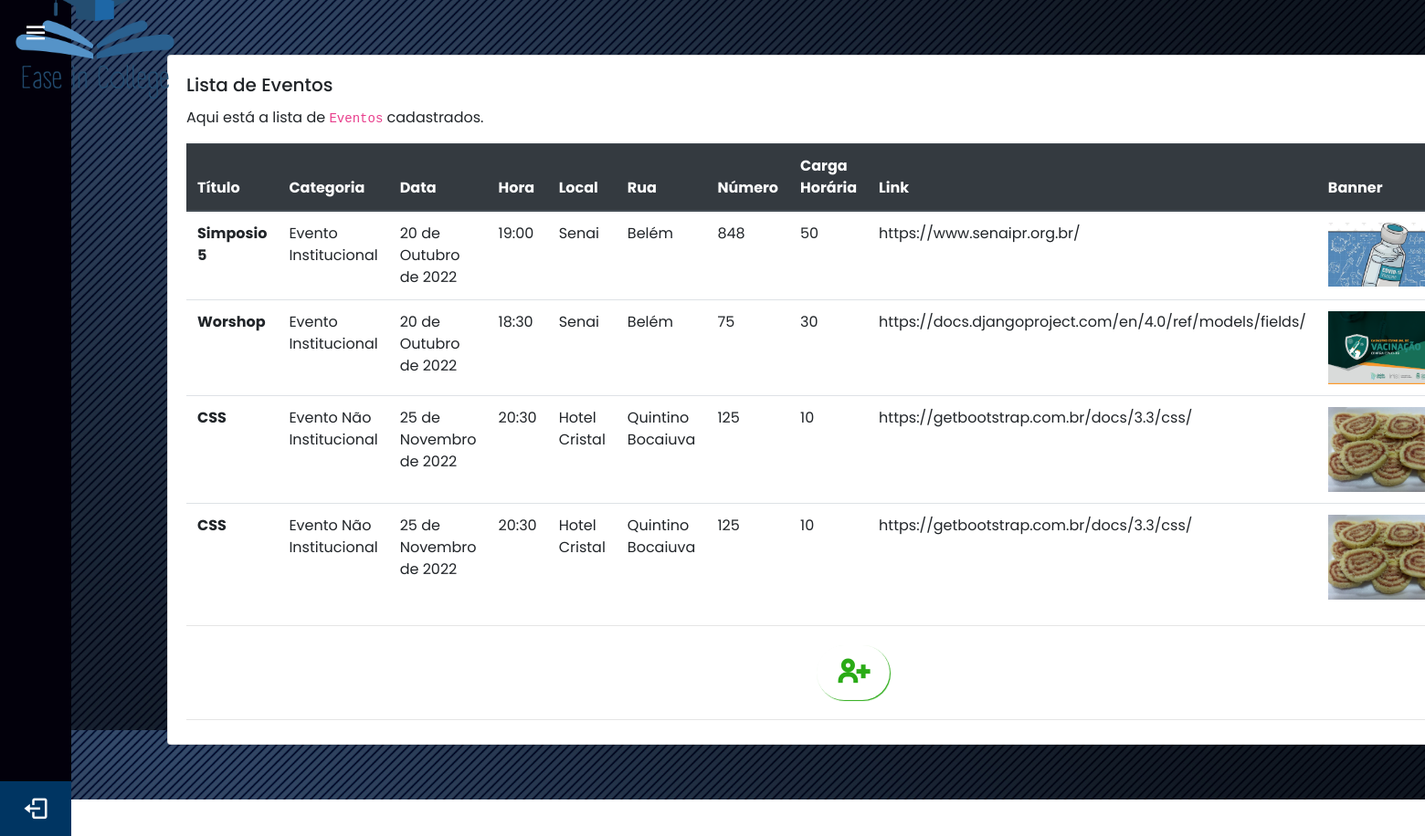
The app's page /app1/eventos/ with its own data.
### app1/models.py (models this page shows, shortened)
class Evento(models.Model):
    CATEGORIA_CHOICES = [
        ["Curso", "Curso"],
        ["Evento Institucional", "Evento Institucional"],
        ["Evento Não Institucional", "Evento Não Institucional"],
        ["Jornada de Aprendizagem", "Jornada de Aprendizagem"],
        ["Live", "Live"],
        ["Mentoria", "Mentoria"],
        ["Palestra", "Palestra"],
    ]
    titulo = models.CharField(max_length=255)
    categoria = models.CharField(max_length=100, choices=CATEGORIA_CHOICES)
    data = models.DateField()
    hora = models.TimeField()
    local = models.CharField(max_length=285)
    rua = models.CharField(max_length=255)
    numero = models.IntegerField()
    imagem = StdImageField('imagem', upload_to='eventos', variations={'thumb': (124,124)})
    carga = models.IntegerField('carga horaria', blank=True)
    descricao = models.TextField(blank=True, default="")
    link = models.URLField()
    class Meta:
        verbose_name = 'Cadastro de Evento'
        verbose_name_plural = 'Cadastros de Eventos'

### app1/views.py (the view)
# urls.py: path('eventos/', EventoListView.as_view(), name="lista_eventos"),
class EventoListView(ListView):
    template_name = "app3/evento/lista.html"
    model = Evento
    context_object_name = "eventos"

### templates/app3/evento/lista.html (shortened to what this page needs)
{% extends "app3/layouts/base.html" %}
  {% load static %}
{% block conteudo %}
<div class="container" style="padding: 60px 0px; margin-left: 120px; width: 1380px; display: flex">
  <div class="row">
    <div class="col-lg-15 col-md-12 col-sm-12 col-xs-12" style="padding: 0px">
      <div class="card">
        <div class="card-body" style="padding-bottom: 10px">
          <h5 class="card-title">Lista de Eventos</h5>
          {% if eventos|length > 0 %}
            <p class="card-text">
              Aqui está a lista de <code>Eventos</code> cadastrados.
            </p>
            <div class="search-list">
            <table class="table" id="myTable">
              <thead class="thead-dark">
              <tr>
                <th scope="col">Título</th>
                <th scope="col">Categoria</th>
                <th scope="col">Data</th>
                <th scope="col">Hora</th>
                <th scope="col">Local</th>
                <th scope="col">Rua</th>
                <th scope="col">Número</th>
                <th scope="col">Carga Horária</th>
                <th scope="col">Link</th>
                  <th scope="col">Banner</th>
              </tr>
              </thead>
              <tbody>
              {% for evento in eventos %}
                <tr>
                  <th scope="row">{{ evento.titulo }}</th>
                  <td>{{ evento.categoria }}</td>
                  <td>{{ evento.data }}</td>
                  <td>{{ evento.hora }}</td>
                  <td>{{ evento.local }}</td>
                  <td>{{ evento.rua }}</td>
                  <td>{{ evento.numero }}</td>
                  <td>{{ evento.carga }}</td>
                  <td>{{ evento.link }}</td>
                  <td><img src="{{ evento.imagem.url }}" style="width: 124px;"></td>
                </tr>
              {% endfor %}
              </tbody>
            </table>
            </div>
        {% else %}
          <div class="text-center mt-5 mb-5 jumbotron">
            <h5>Nenhum <code>Evento</code> cadastrado ainda.</h5>
          </div>
        {% endif %}
          <hr />
          <div class="text-center" style="padding-top: 5px; padding-bottom: 5px">
            <a href="{% url 'app1:cadastra_evento' %}">
                <i class='bx bx-user-plus testbutton' style="border: none; padding-right: 20px;
                  color: #2AAB16; font-size: 40px"></i>
            </a>
          </div>
        <hr>
        </div>
      </div>
    </div>
  </div>
</div>
{% endblock %}

### templates/app3/layouts/base.html (shortened to what this page needs)
<!DOCTYPE html>
 <html lang="pt-br">
   {% load static %}
     <head>
           <link rel="stylesheet" href="https://stackpath.bootstrapcdn.com/bootstrap/4.3.1/css/bootstrap.min.css">
           <link rel="stylesheet" type="text/css" href="{% static "app2/css/master.css" %}">
           <link rel="stylesheet" type="text/css" href="{% static 'app2/css/font-awesome.min.css' %}">
	       <link rel="stylesheet"  href="{% static 'app2/css/style_default.css' %}">
           <link href='https://unpkg.com/boxicons@2.0.7/css/boxicons.min.css' rel='stylesheet'>
     </head>
<body>
 <div class="sidebar">
    <div class="logo-details" style="padding-top: 10px">
      <img class="icon" alt="Base Security" src="{% static "app2/imgs/easelogo.png" %}" data-aos-easing="ease-out" data-aos="fade-in" data-aos-duration="550" height="180px" >
        <i class='bx bx-menu' id="btn"  style="font-size: 30px"></i>
    </div>
    <ul class="nav-list" style="padding-left: 0px; font-size: 30px">
     <li class="profile">
         <div class="profile-details">
           <div class="name_job" >
             <div class="name" style="font-size: 13px">Usuário</div>
           </div>
        <a href="{% url 'app1:logout' %}">
         <i class='bx bx-log-out' id="log_out"  style="font-size: 30px"></i>
        </a>
         </div>
     </li>
    </ul>
  </div>
  <section class="home-section">
                     {% block conteudo %}{% endblock %}
  </section>
		<div vw class="enabled" style="padding-top: 40px">
		</div>
</body>
 </html>

### app1/static/app2/css/master.css (style rules this page uses)
* { margin: 0; padding: 0; box-sizing: border-box; font-family: "Poppins" , sans-serif; }
.sidebar { position: fixed; left: 0; top: 0; height: 100%; width: 78px; background: #02000B; padding: 6px 14px; z-index: 99; transition: all 0.5s ease; }
.sidebar .logo-details { height: 60px; display: flex; align-items: center; position: relative; }
.sidebar .logo-details .icon { opacity: 0; transition: all 0.5s ease; }
.sidebar .logo-details #btn { position: absolute; top: 50%; right: 0; transform: translateY(-50%); font-size: 22px; transition: all 0.4s ease; font-size: 23px; text-align: center; cursor: pointer; transition: all 0.5s ease; }
.sidebar i { color: #fff; height: 60px; min-width: 50px; font-size: 28px; text-align: center; line-height: 60px; }
.sidebar .nav-list { margin-top: 20px; height: 100%; }
.sidebar li { position: relative; margin: 8px 0; list-style: none; }
.sidebar li a { display: flex; height: 100%; width: 100%; border-radius: 12px; align-items: center; text-decoration: none; transition: all 0.4s ease; background: #02000B; }
.sidebar li i { height: 50px; line-height: 50px; font-size: 18px; border-radius: 12px; }
.sidebar li.profile { position: fixed; height: 60px; width: 78px; left: 0; bottom: -8px; padding: 10px 14px; background: #003562; transition: all 0.5s ease; overflow: hidden; }
.sidebar li .profile-details { display: flex; align-items: center; flex-wrap: nowrap; }
.sidebar li.profile .name, .sidebar li.profile .job { font-size: 15px; font-weight: 400; color: #fff; white-space: nowrap; }
.sidebar .profile #log_out { position: absolute; top: 50%; right: 0; transform: translateY(-50%); background: #003562; width: 100%; height: 60px; line-height: 60px; border-radius: 0px; transition: all 0.5s ease; }
.home-section { position: relative; background-image: url(../imgs/fundoweb.png); min-height: 100vh; top: 0; left: 78px; width: calc(100% - 78px); transition: all 0.5s ease; z-index: 2; display: inline-table; }

### templates/app3/evento/lista.html (style rules this page uses)
.testbutton { font-family: "Poppins" , sans-serif; font-weight: bold; font-size: 14px; padding: 10px 20px; border-radius: 45px; border: none; box-shadow: 1px 1px 1px #2AAB16; background: #FFFFFF; transition: 0.3s; }

### templates/app3/layouts/base.html (style rules this page uses)
div[vw] { top: 50% !important; }

### records on screen
Evento: titulo "Simposio 5", categoria "Evento Institucional", data "20 de Outubro de 2022", hora "19:00", local "Senai", rua "Belém", numero "848", carga "50", link "https://www.senaipr.org.br/", imagem (picture)
Evento: titulo "Worshop", categoria "Evento Institucional", data "20 de Outubro de 2022", hora "18:30", local "Senai", rua "Belém", numero "75", carga "30", link "https://docs.djangoproject.com/en/4.0/ref/models/fields/", imagem (picture)
Evento: titulo "CSS", categoria "Evento Não Institucional", data "25 de Novembro de 2022", hora "20:30", local "Hotel Cristal", rua "Quintino Bocaiuva", numero "125", carga "10", link "https://getbootstrap.com.br/docs/3.3/css/", imagem (picture)
Evento: titulo "CSS", categoria "Evento Não Institucional", data "25 de Novembro de 2022", hora "20:30", local "Hotel Cristal", rua "Quintino Bocaiuva", numero "125", carga "10", link "https://getbootstrap.com.br/docs/3.3/css/", imagem (picture)
